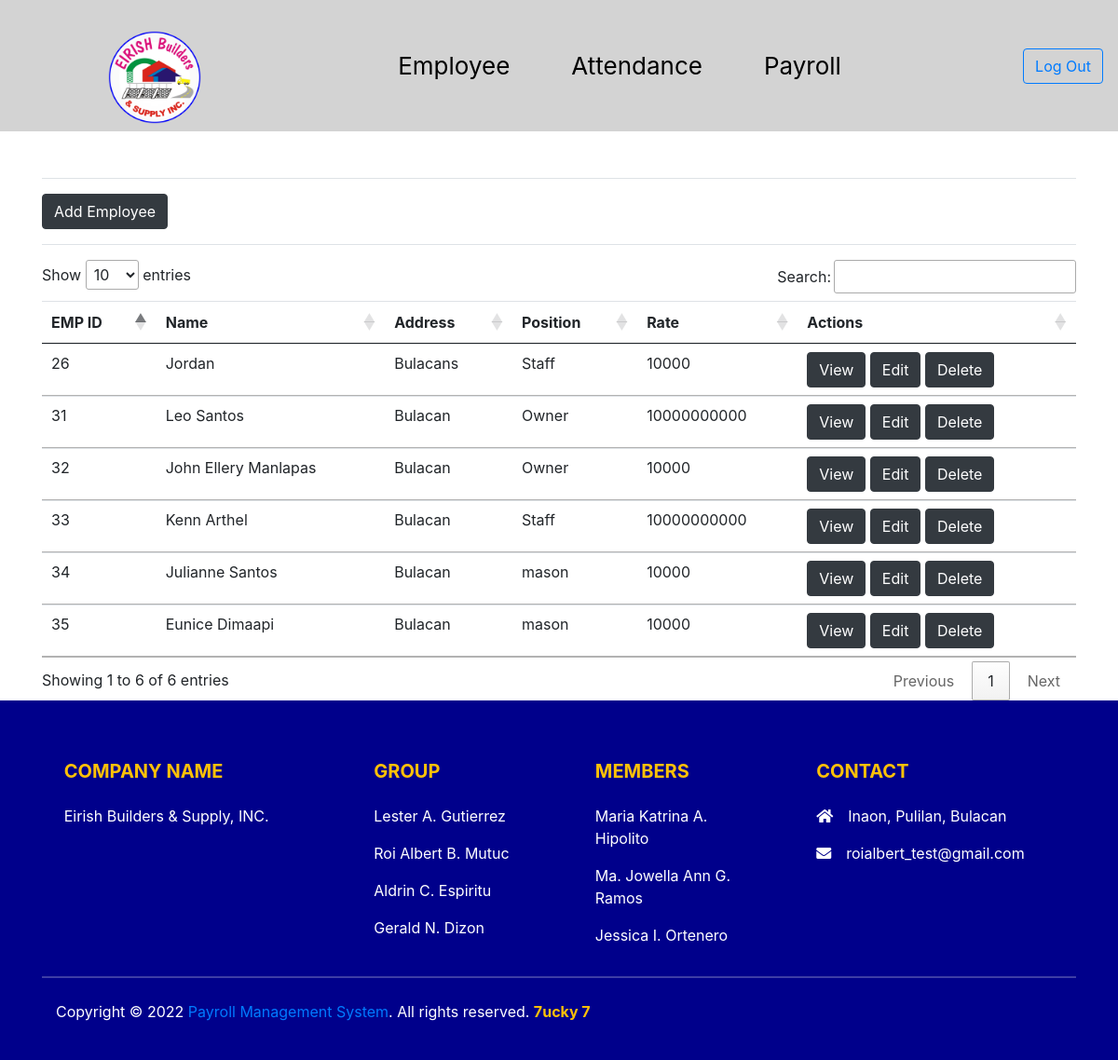
The page /employee.php (signed in) on the database its author committed.
### tables this page shows
CREATE TABLE `employee` (
  `id` int(11) NOT NULL,
  `emp_id` varchar(50) NOT NULL,
  `name` varchar(50) NOT NULL,
  `address` varchar(50) NOT NULL,
  `position` varchar(50) NOT NULL,
  `rate` double NOT NULL,
  `phonenumber` varchar(45) NOT NULL,
  `sex` varchar(45) NOT NULL,
  `birth_date` date NOT NULL,
  `civil_status` varchar(45) NOT NULL,
  `emergency_name` varchar(45) NOT NULL,
  `emergency_contact` varchar(45) NOT NULL,
  `job_id` int(11) NOT NULL,
  `salary_id` int(11) NOT NULL
);

### addemployee.php (called while the page is built, shortened)
<?php require_once('scripts.php') ?>

### employee.php (the view, shortened to what this page needs)
<?php
 require_once('index.php');
 $con=mysqli_connect('localhost','root','','eirish_db');
 $result=mysqli_query($con,"select * from employee");
?>
<!doctype html>
<html lang="en">
<head>
  <link rel="stylesheet" href="css/footer.css">
  <link href="https://cdn.jsdelivr.net/npm/bootstrap@5.1.0/dist/css/bootstrap.min.css" rel="stylesheet">
  <link href="//cdn.datatables.net/1.10.25/css/jquery.dataTables.min.css" rel="stylesheet">
</head>
<body>
 <div class="container" style="margin-top:50px;">
             <div class="border-bottom my-3"></div>
                <button type="button" class="btn btn-dark" data-bs-toggle="modal" data-bs-target="#exampleModal">
                  Add Employee
                </button>
       <div class="border-bottom my-3"></div>
          <table class="table table-hover">
                  <thead>
                      <tr>
                        <th>EMP ID</th>
                        <th>Name</th>
                        <th>Address</th>
                        <th>Position</th>
                        <th>Rate</th>
                        <th>Actions</th>
                      </tr>
                </thead>
                    <tbody>
                          <?php while($row=mysqli_fetch_assoc($result)){?>
                      <tr>
                          <td><?php echo $row['id']?></td>
                          <td><?php echo $row['name']?></td>
                          <td><?php echo $row['address']?></td>
                          <td><?php echo $row['position']?></td>
                          <td><?php echo $row['rate']?></td>
                          <td>
                            <a href="view.php?id=<?php echo $row['id'] ?>"><button class="btn btn-dark">View</button></a>
                            <a href="update.php?id=<?php echo $row['id'] ?>"><button class="btn btn-dark">Edit</button></a>
                            <a href="delete.php?id=<?php echo $row['id'] ?>" class="btn btn-dark">Delete</a>
                          </td>
                      </tr>
                          <?php } ?>
              </table>
              <?php require_once('addemployee.php'); ?>
   </div>
   <?php require_once('footer.php'); ?>
</body>
</html>

### index.php (shortened to what this page needs)
<!DOCTYPE html>
<html lang="en">
<head>
  <link href="https://cdn.jsdelivr.net/npm/bootstrap@5.2.0-beta1/dist/css/bootstrap.min.css" rel="stylesheet">
  <link rel="stylesheet" href="css/style.css">
</head>
<body>
<nav class="navbar navbar-expand-lg ">
                    <header>
                        <img class="logo" src="images/eirishh.png" alt="logo">
                    </header>
            <ul class="navbar-nav mx-auto">
                <li class="nav-item">
                <div class="nav-link" > </div>
                </li>
                  <li class="nav-item">
                    <a class="nav-link" href="employee.php">Employee</a>
                  </li>
              <li class="nav-item">
                <a class="nav-link" href="attendance.php">Attendance</a>
              </li>
              <li class="nav-item">
                <a class="nav-link" href="payrolls.php">Payroll</a>
              </li>
            </ul>
            <a href="./logout.php" class="btn btn-outline-primary">Log Out</a>
      </nav>
</body>
</html>

### scripts.php (shortened to what this page needs)
<link href="https://cdn.jsdelivr.net/npm/bootstrap@5.1.0/dist/css/bootstrap.min.css" rel="stylesheet">

### footer.php (shortened to what this page needs)
<!DOCTYPE html>
<html>
<head>
	<link rel="stylesheet" href="css/footer.css">
	<link rel="stylesheet" href="https://stackpath.bootstrapcdn.com/bootstrap/4.5.0/css/bootstrap.min.css">
	<link rel="stylesheet" type="text/css" href="https://cdnjs.cloudflare.com/ajax/libs/font-awesome/5.14.0/css/all.min.css">
</head>
<body>
<footer class=" text-white pt-5 pb-4">
	<div class="container text-center text-md-left">
		<div class="row text-center text-md-left">
			<div class="col-md-3 col-lg-3 col-xl-3 mx-auto mt-3">
				<h5 class="text-uppercase mb-4 font-weight-bold text-warning">Company Name</h5>
				<p>Eirish Builders & Supply, INC.</p>
			</div>
			<div class="col-md-2 col-lg-2 col-xl-2 mx-auto mt-3">
				<h5 class="text-uppercase mb-4 font-weight-bold text-warning">Group</h5>
			<p>
				<a href="#" class="text-white" style="text-decoration: none;">Lester A. Gutierrez</a>
			</p>
			<p>
				<a href="#" class="text-white" style="text-decoration: none;"> Roi Albert B. Mutuc</a>
			</p>
			<p>
				<a href="#" class="text-white" style="text-decoration: none;">Aldrin C. Espiritu</a>
			</p>
			<p>
				<a href="#" class="text-white" style="text-decoration: none;"> Gerald N. Dizon</a>
			</p>
			</div>
			<div class="col-md-3 col-lg-2 col-xl-2 mx-auto mt-3">
				<h5 class="text-uppercase mb-4 font-weight-bold text-warning">Members</h5>
			<p>
				<a href="#" class="text-white" style="text-decoration: none;">Maria Katrina A. Hipolito</a>
			</p>
			<p>
				<a href="#" class="text-white" style="text-decoration: none;">Ma. Jowella Ann G. Ramos</a>
			</p>
			<p>
				<a href="#" class="text-white" style="text-decoration: none;">Jessica I. Ortenero</a>
			</p>
			</div>
			<div class="col-md-4 col-lg-3 col-xl-3 mx-auto mt-3">
				<h5 class="text-uppercase mb-4 font-weight-bold text-warning" >Contact</h5>
				<p>
					<i class="fas fa-home mr-3"></i>Inaon, Pulilan, Bulacan
				</p>
				<p>
					<i class="fas fa-envelope mr-3"></i>roialbert_test@gmail.com
				</p>
			</div>
		</div>
		<hr class="mb-4">
		<div class="mx-auto row align-items-center">
			<div class="col-md-7 col-lg-8">
				<p>	 Copyright © <?php echo date('Y') ?> <a href=".">Payroll Management System</a>. All rights reserved.
					<a href="#" style="text-decoration: none;">
						<strong class="text-warning">7ucky 7</strong>
					</a></p>
			</div>
		</div>
	</div>
</footer>
</body>
</html>

### css/style.css (style rules this page uses)
* { margin: 0; padding: 0px; }
.navbar { background: lightgray; }
.nav-link, .navbar-nav li a { color: black; font-size: 26px; margin-right: 50px; }
.logo { width: 100px; margin-left: 100px; margin-top: 25px; }

### css/footer.css (style rules this page uses)
footer { background-color: darkblue; }

### rows shown on the page
employee: id "26", name "Jordan", address "Bulacans", position "Staff", rate "10000"
employee: id "31", name "Leo Santos", address "Bulacan", position "Owner", rate "10000000000"
employee: id "32", name "John Ellery Manlapas", address "Bulacan", position "Owner", rate "10000"
employee: id "33", name "Kenn Arthel", address "Bulacan", position "Staff", rate "10000000000"
employee: id "34", name "Julianne Santos", address "Bulacan", position "mason", rate "10000"
employee: id "35", name "Eunice Dimaapi", address "Bulacan", position "mason", rate "10000"
